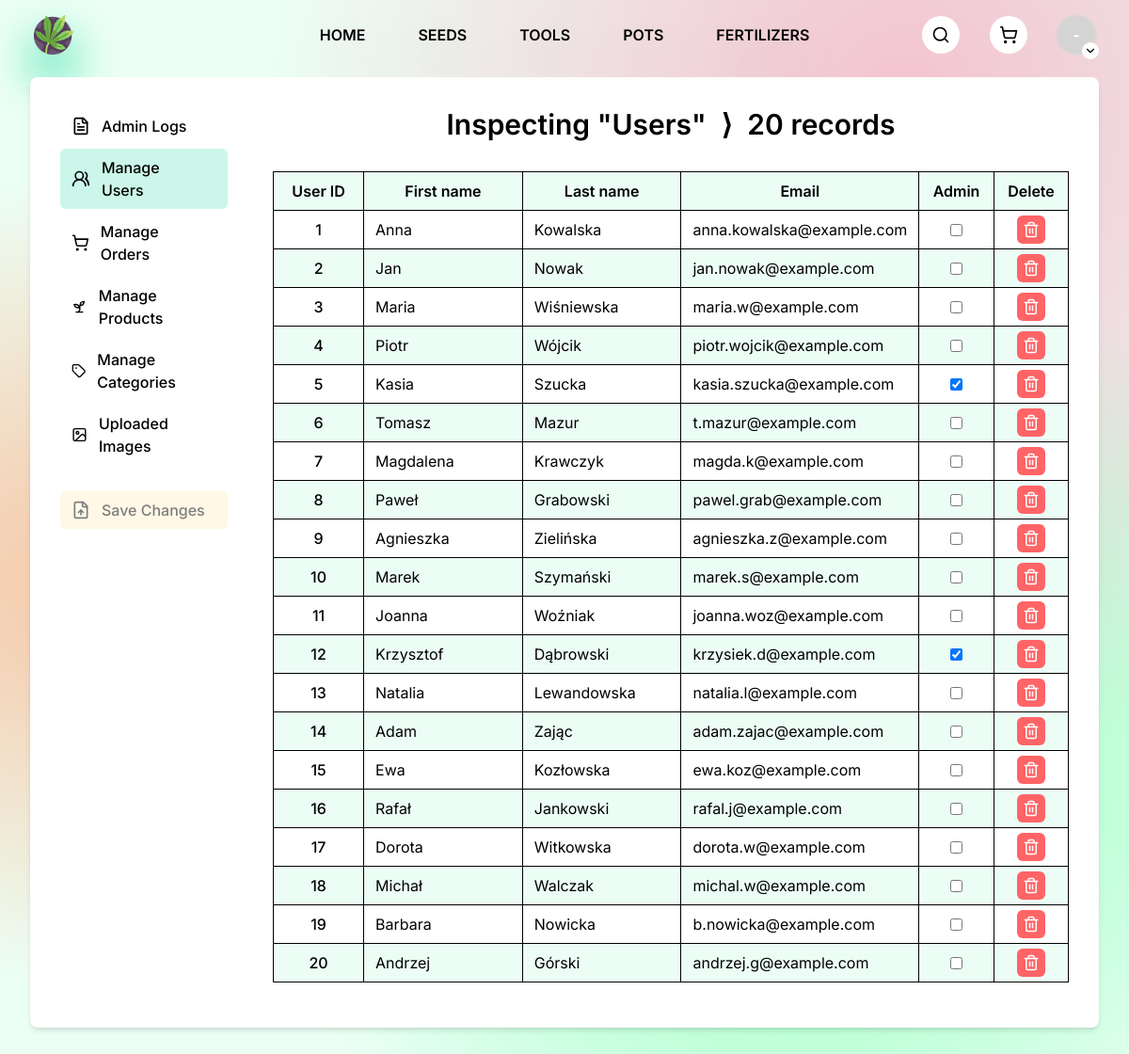
The app's page /pages/admin/index.php (signed in) with its own data.
### tables this page shows
CREATE TABLE users (
  user_id       INT          PRIMARY KEY AUTO_INCREMENT,
  first_name    VARCHAR(20)  NOT NULL,
  last_name     VARCHAR(30)  NOT NULL,
  email         VARCHAR(255) NOT NULL,
  password      VARCHAR(255) NOT NULL,
  is_admin      BOOLEAN      NOT NULL    DEFAULT FALSE,
  reset_token   VARCHAR(100)     NULL,
  token_expires DATETIME         NULL
);

### pages/admin/index.php (the view, shortened to what this page needs)
<?php
require_once __DIR__ . '/../../php/db.php';
$user = null;
if (isset($_SESSION['user_id'])) {
    $user_id = $_SESSION['user_id'];
    $stmt = $db_o->prepare("SELECT * FROM users WHERE user_id = ?");
    $stmt->bind_param("i", $user_id);
    $stmt->execute();
    $result = $stmt->get_result();
    if ($result->num_rows > 0) {
        $user = $result->fetch_assoc();
    }
}
?>
<!DOCTYPE html>
<html lang="en">
<head>
    <link rel="stylesheet" href="./styles.css" />
    <script src="https://unpkg.com/@tailwindcss/browser@4.1.7"></script>
</head>
<body class="font-[Inter]">
    <div class="relative h-dvh flex flex-col">
        <nav class="px-[3vw] py-4 grid place-items-center grid-cols-3">
            <div class="justify-self-start">
                <a href="../home/index.php" class="drop-shadow-2xl drop-shadow-emerald-400 transition duration-200 hover:drop-shadow-lime-400">
                    <img src="../../public/images/icon.png" alt="growzone icon" width="42" />
                </a>
            </div>
            <div class="justify-self-center flex gap-10 font-semibold uppercase drop-shadow-2xl">
                <a href="../home/index.php" class="hover:text-white transition-colors rounded-lg hover:bg-black px-2 py-1">Home</a>
                <a href="../search/index.php?category=seeds" class="hover:text-white transition-colors rounded-lg hover:bg-black px-2 py-1">Seeds</a>
                <a href="../search/index.php?category=tools" class="hover:text-white transition-colors rounded-lg hover:bg-black px-2 py-1">Tools</a>
                <a href="../search/index.php?category=pots" class="hover:text-white transition-colors rounded-lg hover:bg-black px-2 py-1">Pots</a>
                <a href="../search/index.php?category=fertilizers" class="hover:text-white transition-colors rounded-lg hover:bg-black px-2 py-1">Fertilizers</a>
            </div>
            <div class="justify-self-end flex gap-8">
                <a href="../search/index.php" class="size-10 p-2.5 grid place-items-center bg-white rounded-full cursor-pointer transition hover:bg-black hover:*:stroke-white">
                    <i data-lucide="search" class="size-full transition"></i>
                </a>
                <a href="../cart/index.php" class="size-10 p-2.5 grid place-items-center bg-white rounded-full cursor-pointer transition hover:bg-black hover:*:stroke-white">
                    <i data-lucide="shopping-cart" class="size-full transition"></i>
                </a>
                <div class="relative group">
                    <button class="size-10 cursor-pointer relative">
                        <span class="avatar [--primary:var(--color-neutral-300)] bg-[var(--primary)] ring-2 ring-[var(--primary)]/50 font-bold text-white size-full rounded-full grid place-items-center" data-first-name="<?= htmlspecialchars($user['first_name']) ?>" data-last-name="<?= htmlspecialchars($user['last_name']) ?>">-</span>
                        <div class="absolute bg-white p-0.5 rounded-full grid place-items-center -bottom-1.5 -right-1">
                            <i data-lucide="chevron-down" class="size-[14px]"></i>
                        </div>
                    </button>
                </div>
            </div>
        </nav>
        <div class="px-8 pb-8 pt-2 h-[calc(100dvh_-_74px)]">
            <?php
            $tab = $_GET['tab'] ?? null;
            if ($tab != 'orders' && $tab != 'products' && $tab != 'categories' && $tab != 'images' && $tab != 'logs') {
                $tab = 'users';
            }
            ?>
            <main data-tab="<?= $tab ?>" id="main-container" class="h-full bg-white relative shadow-md flex gap-12 rounded-lg p-8">
                <div class="flex flex-col gap-1">
                    <a href="?tab=logs" <?= $tab == 'logs' ? 'data-active' : '' ?> class="flex items-center gap-3 pl-3 pr-6 py-2 rounded-md font-medium transition data-active:bg-emerald-400/20 hover:bg-emerald-400/20">
                        <i data-lucide="file-text" class="size-[20px]"></i>
                        Admin Logs
                    </a>
                    <a href="?tab=users" <?= $tab == 'users' ? 'data-active' : '' ?> class="flex items-center gap-3 pl-3 pr-6 py-2 rounded-md font-medium transition data-active:bg-emerald-400/20 hover:bg-emerald-400/20">
                        <i data-lucide="users-round" class="size-[20px]"></i>
                        Manage Users
                    </a>
                    <a href="?tab=orders" <?= $tab == 'orders' ? 'data-active' : '' ?> class="flex items-center gap-3 pl-3 pr-6 py-2 rounded-md font-medium transition data-active:bg-emerald-400/20 hover:bg-emerald-400/20">
                        <i data-lucide="shopping-cart" class="size-[20px]"></i>
                        Manage Orders
                    </a>
                    <a href="?tab=products" <?= $tab == 'products' ? 'data-active' : '' ?> class="flex items-center gap-3 pl-3 pr-6 py-2 rounded-md font-medium transition data-active:bg-emerald-400/20 hover:bg-emerald-400/20">
                        <i data-lucide="sprout" class="size-[20px]"></i>
                        Manage Products
                    </a>
                    <a href="?tab=categories" <?= $tab == 'categories' ? 'data-active' : '' ?> class="flex items-center gap-3 pl-3 pr-6 py-2 rounded-md font-medium transition data-active:bg-emerald-400/20 hover:bg-emerald-400/20">
                        <i data-lucide="tag" class="size-[20px]"></i>
                        Manage Categories
                    </a>
                    <a href="?tab=images" <?= $tab == 'images' ? 'data-active' : '' ?> class="flex items-center gap-3 pl-3 pr-6 py-2 rounded-md font-medium transition data-active:bg-emerald-400/20 hover:bg-emerald-400/20">
                        <i data-lucide="image" class="size-[20px]"></i>
                        Uploaded Images
                    </a>
                    <?php if($tab != 'images'): ?>
                    <button disabled id="save-changes" class="mt-6 flex items-center gap-3 pl-3 pr-6 py-2 rounded-md font-medium transition bg-amber-400/20 disabled:opacity-50 not-disabled:cursor-pointer not-disabled:hover:bg-amber-400/30">
                        <i data-lucide="file-up" class="size-[20px]"></i>
                        Save Changes
                    </button>
                    <?php endif ?>
                </div>
                <div class="relative flex flex-col gap-8 grow">
                    <?php if($tab == 'users'): ?>
                    <?php
                    $stmt = $db_o->prepare('SELECT user_id, first_name, last_name, email, is_admin FROM users ORDER BY user_id');
                    $stmt->execute();
                    $users = $stmt->get_result()->fetch_all(MYSQLI_ASSOC);
                    $userCount = count($users);
                    ?>
                    <h2 class="flex justify-center items-center gap-4 text-3xl font-semibold">
                        <span>Inspecting "Users"</span>
                        <span>&RightAngleBracket;</span>
                        <span><?= htmlspecialchars($userCount) ?> records</span>
                    </h2>
                    <div class="grid overflow-y-scroll no-scrollbar pb-4">
                        <div class="flex border-t font-semibold bg-emerald-50">
                            <div class="border-l py-2 w-[6rem] text-center">User ID</div>
                            <div class="border-l py-2 basis-0 grow text-center">First name</div>
                            <div class="border-l py-2 basis-0 grow text-center">Last name</div>
                            <div class="border-l py-2 basis-0 grow-[1.5] text-center">Email</div>
                            <div class="border-l py-2 w-[5rem] text-center">Admin</div>
                            <div class="border-x py-2 w-[5rem] text-center">Delete</div>
                        </div>
                        <?php foreach($users as $user): ?>
                        <div data-id="<?= htmlspecialchars($user['user_id']) ?>" class="record flex border-t last:border-b odd:bg-emerald-50">
                            <div class="border-l w-[6rem] grid place-items-center font-medium"><?= htmlspecialchars($user['user_id']) ?></div>
                            <div class="border-l basis-0 grow">
                                <input type="text" name="first-name" placeholder="First name" value="<?= htmlspecialchars($user['first_name']) ?>" class="px-3 py-2 w-full" />
                            </div>
                            <div class="border-l basis-0 grow">
                                <input type="text" name="last-name" placeholder="Last name" value="<?= htmlspecialchars($user['last_name']) ?>" class="px-3 py-2 w-full" />
                            </div>
                            <div class="border-l basis-0 grow-[1.5]">
                                <input type="email" name="email" placeholder="Email" value="<?= htmlspecialchars($user['email']) ?>" class="px-3 py-2 w-full" />
                            </div>
                            <div class="border-l w-[5rem] grid place-items-center">
                                <input type="checkbox" name="is-admin" <?= $user['is_admin'] ? 'checked' : '' ?> />
                            </div>
                            <div class="border-x w-[5rem] grid place-items-center">
                                <button class="delete p-1.5 cursor-pointer hover:bg-red-300 transition rounded-md bg-red-400">
                                    <i data-lucide="trash-2" class="size-[18px] stroke-white"></i>
                                </button>
                            </div>
                        </div>
                        <?php endforeach ?>
                    </div>
                    <?php endif ?>
                </div>
            </main>
        </div>
    </div>
</body>
</html>

### pages/admin/styles.css (style rules this page uses)
.no-scrollbar { -ms-overflow-style: none; scrollbar-width: none; }

### records on screen
users: user_id "1", first-name "Anna", last-name "Kowalska", email "anna.kowalska@example.com"
users: user_id "2", first-name "Jan", last-name "Nowak", email "jan.nowak@example.com"
users: user_id "3", first-name "Maria", last-name "Wiśniewska", email "maria.w@example.com"
users: user_id "4", first-name "Piotr", last-name "Wójcik", email "piotr.wojcik@example.com"
users: user_id "5", first-name "Kasia", last-name "Szucka", email "kasia.szucka@example.com", is_admin "☑"
users: user_id "6", first-name "Tomasz", last-name "Mazur", email "t.mazur@example.com"
users: user_id "7", first-name "Magdalena", last-name "Krawczyk", email "magda.k@example.com"
users: user_id "8", first-name "Paweł", last-name "Grabowski", email "pawel.grab@example.com"
users: user_id "9", first-name "Agnieszka", last-name "Zielińska", email "agnieszka.z@example.com"
users: user_id "10", first-name "Marek", last-name "Szymański", email "marek.s@example.com"
users: user_id "11", first-name "Joanna", last-name "Woźniak", email "joanna.woz@example.com"
users: user_id "12", first-name "Krzysztof", last-name "Dąbrowski", email "krzysiek.d@example.com", is_admin "☑"
users: user_id "13", first-name "Natalia", last-name "Lewandowska", email "natalia.l@example.com"
users: user_id "14", first-name "Adam", last-name "Zając", email "adam.zajac@example.com"
users: user_id "15", first-name "Ewa", last-name "Kozłowska", email "ewa.koz@example.com"
users: user_id "16", first-name "Rafał", last-name "Jankowski", email "rafal.j@example.com"
users: user_id "17", first-name "Dorota", last-name "Witkowska", email "dorota.w@example.com"
users: user_id "18", first-name "Michał", last-name "Walczak", email "michal.w@example.com"
users: user_id "19", first-name "Barbara", last-name "Nowicka", email "b.nowicka@example.com"
users: user_id "20", first-name "Andrzej", last-name "Górski", email "andrzej.g@example.com"

### other values on screen
$userCount "20"
